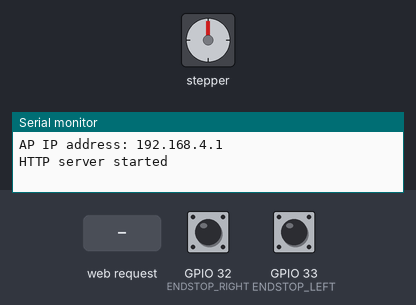
Recording of a sketch running on a simulated ESP32. On the bench: stepper motor, the last lines printed to the serial monitor. Inputs (shaded band) come from the test bench; at power-on: GPIO 32 (ENDSTOP_RIGHT) HIGH, GPIO 33 (ENDSTOP_LEFT) HIGH. Stepper angles assume 2048 steps per turn.

Above: at 1.2 s.
1.3 s: HTTP request GET /start?speed=1 received
At 3.53 s:
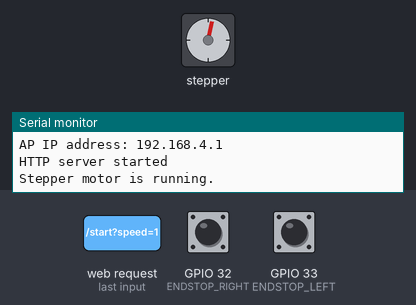
4.3 s: HTTP request GET /direction?dir=left received
7.3 s: HTTP request GET /direction?dir=right received
10.3 s: HTTP request GET /stop received
At 11.0 s:
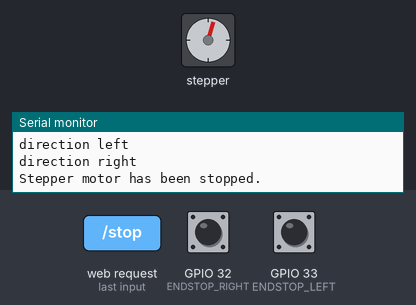
11.8 s: HTTP request GET /start?dir=1&speed=1 received
At 13.25 s:
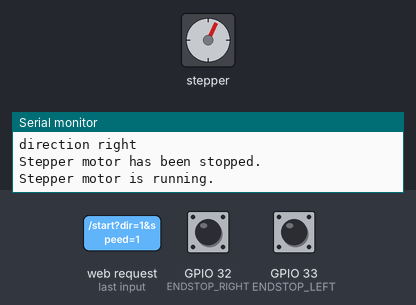
14.8 s: GPIO 32 (ENDSTOP_RIGHT) pulled LOW for 3.2 s
At 18.85 s:
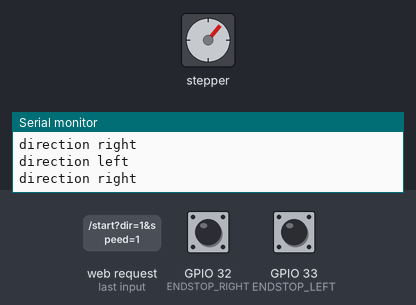
Timing chart, 0 to 23.8 s (numbered marks = the images above; inputs shaded):
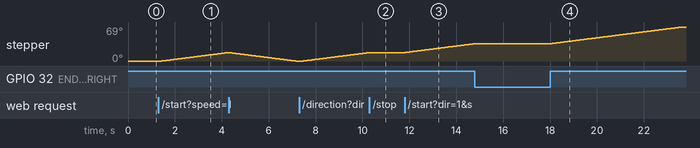

Measured:
- after the input at 1.3 s, stepper: keeps turning clockwise at about 6°/s, starting after 0.15 s
- after the input at 10.3 s, stepper: stops changing and stays 17°
- after the input at 11.8 s, stepper: keeps turning clockwise at about 6°/s, starting at once

The sketch:

esp32-camera-slider.ino
```cpp
#include <WiFi.h>
#include <WebServer.h>
#include <Stepper.h>

// WiFi settings
const char* ssid = "ESP32-camera-slider";
const char* password = "123456789";

// Motor settings
const int STEPS_PER_REV = 2048; // For 28BYJ-48 in full step mode; adjust to 4096 for half-step if needed
Stepper stepperMotor(STEPS_PER_REV, 26, 27, 14, 12); // Pins: IN1=26, IN3=27, IN2=14, IN4=12 (standard ULN2003 wiring)

// Endstop pins
const int ENDSTOP_LEFT = 33;
const int ENDSTOP_RIGHT = 32;

// Variables
int direction = 1; // 1 for CW, -1 for CCW
int speedRPM = 0;
bool isRunning = false;
unsigned long lastStepTime = 0;
int stepDelay = 0; // ms between steps

WebServer esp32Server(80);

const char* htmlPage = R"rawliteral(
<!DOCTYPE html>
<html lang="ru">
<head>
    <meta charset="UTF-8">
    <title>Slider controls</title>
    <style>
        body {
            font-family: Arial, sans-serif;
            display: flex;
            justify-content: center;
            align-items: center;
            height: 100vh;
        }

        .container {
            text-align: center;
        }

        .top-row {
            display: flex;
            align-items: center;
            gap: 20px;
        }

        .arrow-btn {
            padding: 15px 25px;
            font-size: 16px;
            cursor: pointer;
            background-color: #f0f0f0;
            border: 1px solid #ccc;
        }

        .arrow-btn.selected {
            background-color: #a0a0a0;
        }

        .speed-block {
            display: flex;
            flex-direction: column;
            align-items: center;
        }

        .speed-block label {
            margin-bottom: 5px;
            font-weight: bold;
        }

        .speed-block input {
            width: 120px;
            padding: 8px;
            font-size: 16px;
            text-align: center;
        }

        .start-btn {
            margin-top: 20px;
            padding: 10px 30px;
            font-size: 16px;
            cursor: pointer;
        }
    </style>
</head>
<body>

<div class="container">
    <div class="top-row">
        <button id="leftBtn" class="arrow-btn" onclick="selectDirection('left')"> &#8592 Left</button>

        <div class="speed-block">
            <label for="speed">Speed</label>
            <input type="number" id="speed" placeholder="0">
        </div>

        <button id="rightBtn" class="arrow-btn" onclick="selectDirection('right')">Right &#8594 </button>
    </div>

    <button id="startBtn" class="start-btn" onclick="toggleStart()">Start</button>
</div>

<script>
    let currentDirection = 'right'; // Default to right
    document.getElementById('rightBtn').classList.add('selected');

    function selectDirection(dir) {
        fetch('/direction?dir=' + dir);
        if (dir === 'left') {
            document.getElementById('leftBtn').classList.add('selected');
            document.getElementById('rightBtn').classList.remove('selected');
        } else {
            document.getElementById('rightBtn').classList.add('selected');
            document.getElementById('leftBtn').classList.remove('selected');
        }
        currentDirection = dir;
    }

    function toggleStart() {
        let btn = document.getElementById('startBtn');
        let speed = document.getElementById('speed').value;
        if (btn.innerText === 'Start') {
            fetch('/start?speed=' + speed);
            btn.innerText = 'Stop';
        } else {
            fetch('/stop');
            btn.innerText = 'Start';
        }
    }
</script>

</body>
</html>
)rawliteral";

void setup() {
  // Initialize serial for debugging
  Serial.begin(115200);

  // Set up endstops with internal pull-up
  pinMode(ENDSTOP_LEFT, INPUT_PULLUP);
  pinMode(ENDSTOP_RIGHT, INPUT_PULLUP);

  // Set up WiFi AP
  WiFi.softAP(ssid, password);
  IPAddress myIP = WiFi.softAPIP();
  Serial.print("AP IP address: ");
  Serial.println(myIP);

  // Web server routes
  esp32Server.on("/", HTTP_GET, []() {
    esp32Server.send(200, "text/html", htmlPage);
  });

  esp32Server.on("/direction", HTTP_GET, []() {
    String dir = esp32Server.arg("dir");
    if (dir == "left") {
      direction = -1;
      Serial.println("direction left");
    } else if (dir == "right") {
      direction = 1;
      Serial.println("direction right");
    }
    esp32Server.send(200, "text/plain", "OK");
  });

  esp32Server.on("/start", HTTP_GET, []() {
    String speedStr = esp32Server.arg("speed");
    speedRPM = speedStr.toInt();
    if (speedRPM > 0) {
      // Calculate step delay: steps per second = (RPM / 60) * STEPS_PER_REV
      // delay ms = 1000 / steps_per_second
      float stepsPerSecond = (speedRPM / 60.0) * STEPS_PER_REV;
      stepDelay = 1000 / stepsPerSecond;
      isRunning = true;
      Serial.println("Stepper motor is running.");
    }
    esp32Server.send(200, "text/plain", "OK");
  });

  esp32Server.on("/stop", HTTP_GET, []() {
    isRunning = false;
    esp32Server.send(200, "text/plain", "OK");
    Serial.println("Stepper motor has been stopped.");
  });

  esp32Server.begin();
  Serial.println("HTTP server started");

  // Set initial motor speed (absolute value)
  stepperMotor.setSpeed(60); // Default, but we'll control manually
}

void loop() {
  esp32Server.handleClient();

  // Check endstops
  if (digitalRead(ENDSTOP_LEFT) == LOW || digitalRead(ENDSTOP_RIGHT) == LOW) {
    direction = -direction; // Reverse direction
    if (direction >0){
        Serial.println("direction right");
    }
    else {
        Serial.println("direction left");
    }
    delay(100); // Debounce

  }

  if (isRunning && stepDelay > 0) {
    if (millis() - lastStepTime >= stepDelay) {
      stepperMotor.step(direction); // Step in current direction
      lastStepTime = millis();
    }
  }
}
```
